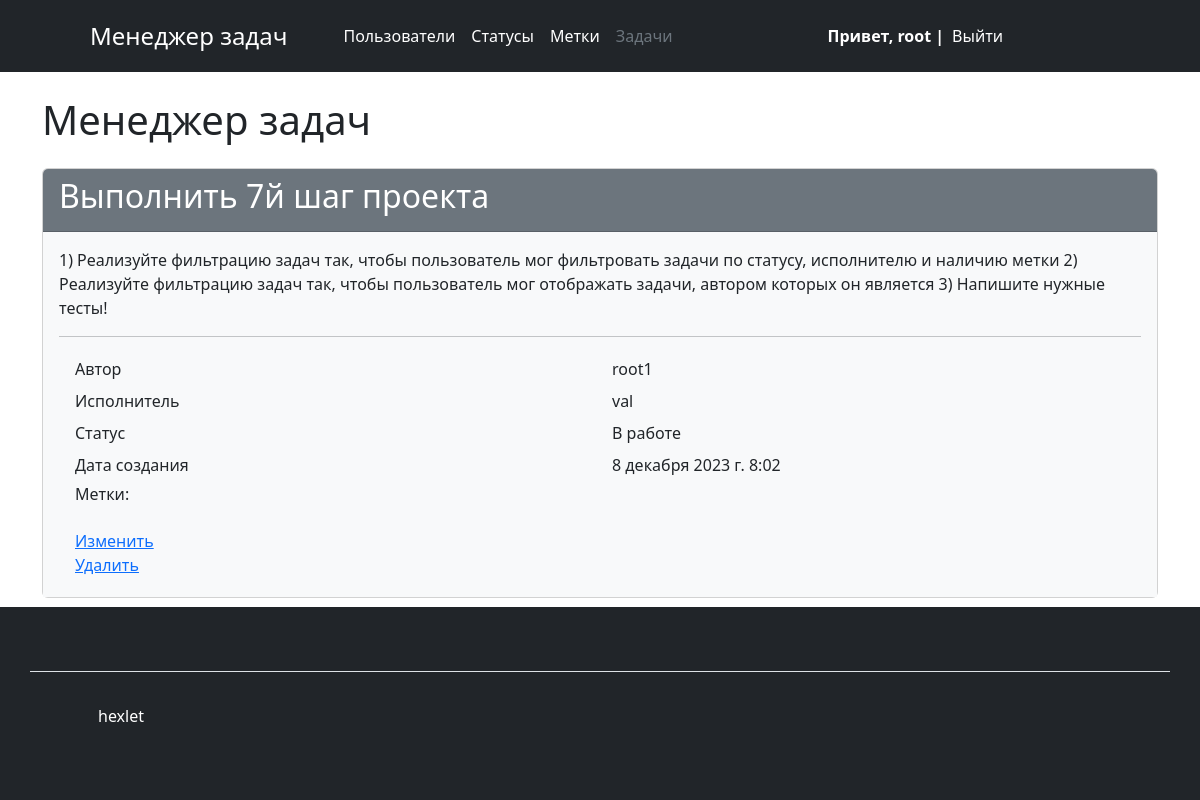
/tasks/1/ (signed in), run on the app's committed database.
### users/models.py (models this page shows, shortened)
class User(AbstractUser):
    created_at = models.DateTimeField(auto_now_add=True)

### tasks/models.py (models this page shows, shortened)
class TimestampedModel(models.Model):
    created_at = models.DateTimeField(auto_now_add=True,
                                      verbose_name=_('Creation date'))
    updated_at = models.DateTimeField(auto_now=True,
                                      verbose_name=_('Date to update'))
    class Meta:
        abstract = True

class Task(TimestampedModel):
    name = models.CharField(max_length=150,
                            unique=True,
                            blank=False,
                            verbose_name=_('Name'))
    description = models.TextField(max_length=10000,
                                   unique=True,
                                   blank=True,
                                   verbose_name=_('Description'))
    author = models.ForeignKey(User,
                               on_delete=models.PROTECT,
                               related_name='author',
                               verbose_name=_('Author'))
    status = models.ForeignKey(Status,
                               on_delete=models.PROTECT,
                               related_name='statuses',
                               verbose_name=_('Status'))
    executor = models.ForeignKey(User,
                                 on_delete=models.PROTECT,
                                 related_name='executor',
                                 verbose_name=_('Executor'))
    labels = models.ManyToManyField(
        Label, through='TaskLabelRelation',
        through_fields=('task', 'label'),
        blank=True, related_name='labels',
        verbose_name=_('Labels')
    )
    class Meta:
        verbose_name = _('Task')
        verbose_name_plural = _('Tasks')

### statuses/models.py (models this page shows)
class Status(models.Model):
    name = models.CharField(max_length=150,
                            unique=True,
                            blank=False,
                            verbose_name=_('Name'),)
    created_at = models.DateTimeField(
        auto_now_add=True,
        verbose_name=_('Creation date')
    )
    def __str__(self):
        return self.name
    class Meta:
        verbose_name = _('Status')
        verbose_name_plural = _('Statuses')

### tasks/views.py (the view)
# urls.py: path('<int:pk>/', views.TaskDetailView.as_view(), name='task_show'),
class TaskDetailView(AuthRequiredMixin, DetailView):
    template_name = 'tasks/task_detail.html'
    model = Task
    context_object_name = 'task'
    def get_context_data(self, **kwargs):
        context = super().get_context_data(**kwargs)
        context['logo'] = _('Task Manager')
        context['title'] = _('Task Manager')
        context['current_page'] = 'tasks'
        return context

### task_manager/mixins.py (called while the page is built)
    def dispatch(self, request, *args, **kwargs):
        if not request.user.is_authenticated:
            messages.error(request, self.auth_message)
            return redirect(reverse_lazy('users:login'))
        return super().dispatch(request, *args, **kwargs)

### tasks/templates/tasks/task_detail.html (shortened to what this page needs)
{% extends "base.html" %}
{% load django_bootstrap5 %}
{% load i18n %}
{% block content %}
    <h1 class="my-4">{{ title }}</h1>
    <div class="card">
        <div class="card-header bg-secondary text-white">
            <h2>{{ task.name }}</h2>
        </div>
        <div class="card-body bg-light">
            <p>{{ task.description }}</p>
            <hr>
            <div class="container">
                <div class="row p-1">
                    <div class="col">{% trans 'Author' %}</div>
                    <div class="col">{{ task.author }}</div>
                </div>
                <div class="row p-1">
                    <div class="col">{% trans 'Executor' %}</div>
                    <div class="col">{{ task.executor }}</div>
                </div>
                <div class="row p-1">
                    <div class="col">{% trans 'Status' %}</div>
                    <div class="col">{{ task.status }}</div>
                </div>
                <div class="row p-1">
                    <div class="col">{% trans 'Creation date' %}</div>
                    <div class="col">{{ task.created_at }}</div>
                </div>
                <div class="row p-1">
                    <div class="col">
                        <h6>{% trans 'Labels' %}:</h6>
                    </div>
                </div>
                <div class="row p-1">
                    <div class="col">
                        <a href="{% url 'tasks:task_update' task.id %}">{% trans 'Update' %}</a>
                        <br>
                        <a href="{% url 'tasks:task_delete' task.id %}">{% trans 'Delete' %}</a>
                    </div>
                </div>
            </div>
        </div>
    </div>
{% endblock content %}

### manager/templates/manager/components/header.html
{% load i18n %}
<header class="p-3 text-bg-dark">
    <div class="container">
        <div class="d-flex flex-wrap align-items-center justify-content-center justify-content-lg-start">
            <a href="/" class="d-flex  mb-2 mb-lg-0 text-white text-decoration-none" previewlistener="true">
                <svg class="bi me-2" width="40" height="32" role="img" aria-label="Bootstrap">
                    <use xlink:href="#bootstrap"></use>
                </svg>
            </a>
            <a class="navbar-brand fs-4 me-5" href="/" previewlistener="true">{{ logo }}</a>
            <ul class=" nav col-12 col-lg-auto me-lg-auto mb-2 justify-content-center mb-md-0">
                <li>
                    <a href="{% url 'users:users_index' %}"
                       class="nav-link px-2 {% if current_page == 'users_index' %}text-secondary {% else %} text-white {% endif %}">
                        {% trans "Users" %}</a>
                </li>
                {% if user.is_authenticated %}
                <li><a href="{% url 'statuses:all_statuses' %}"
                       class="nav-link px-2 {% if current_page == 'statuses' %}text-secondary {% else %} text-white {% endif %}">{% trans "Statuses" %}</a></li>
                <li><a href="{% url 'labels:all_labels' %}"
                       class="nav-link px-2 {% if current_page == 'labels' %}text-secondary {% else %} text-white {% endif %}">{% trans "Tags" %}</a></li>
                <li><a href="{% url 'tasks:tasks' %}"
                       class="nav-link px-2 {% if current_page == 'tasks' %}text-secondary {% else %} text-white {% endif %}">{% trans "Tasks" %}</a></li>
                {% endif %}
                </ul>
                {% if not user.is_authenticated %}
                <div class="text-end">
                    <a href="{% url 'users:login' %}" class="btn btn-outline-light me-2">{% trans "login" %}</a>
                    <a href="{% url 'users:register' %}" class="btn btn-warning">{% trans "sigh up" %}</a>
                </div>
                {% else %}
                <div class="text-end text-white fw-bold">
                     {% trans 'Hello' %}, {{ user.username }} |
                </div>
                <ul class=" nav col-12 col-lg-auto me-lg-auto mb-2 justify-content-center mb-md-0">
                    <li><a href="{% url 'users:logout' %}" class="nav-link px-2 text-white">{% trans ' logout' %}</a></li>
                </ul>
                {% endif %}
        </div>
    </div>
</header>

### data on the page
User: username "root"
Task: name "Выполнить 7й шаг проекта", description "1) Реализуйте фильтрацию задач так, чтобы пользователь мог фильтровать задачи по статусу, исполнителю и наличию метки 2) Реализуйте фильтрацию задач так, чтобы пользователь мог отображать задачи, автором которых он является 3) Напишите нужные тесты!", author "root1", executor "val", status "В работе", created_at "8 декабря 2023 г. 8:02"

### other printed values
{{ logo }} "Менеджер задач"
{{ title }} "Менеджер задач"
